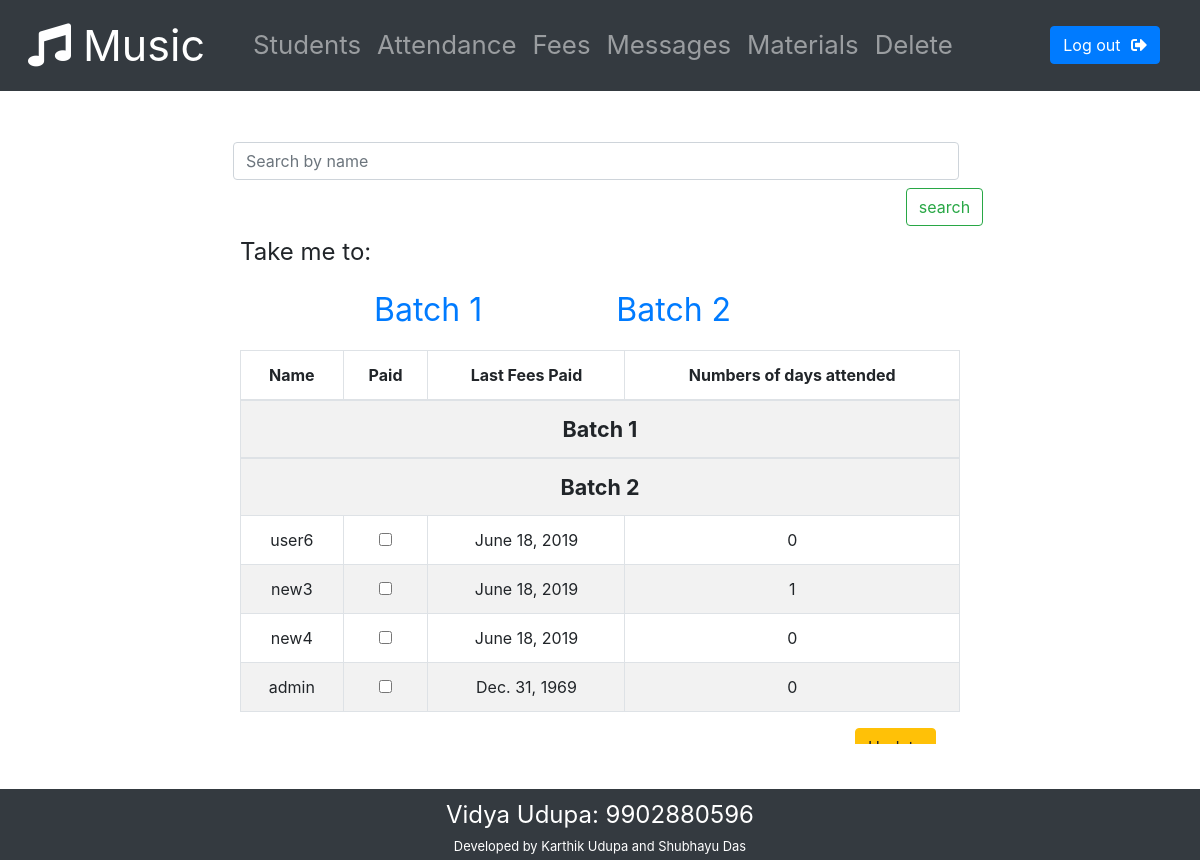
/admin-home/fees/ (signed in), run on an earlier commit of the app's database.
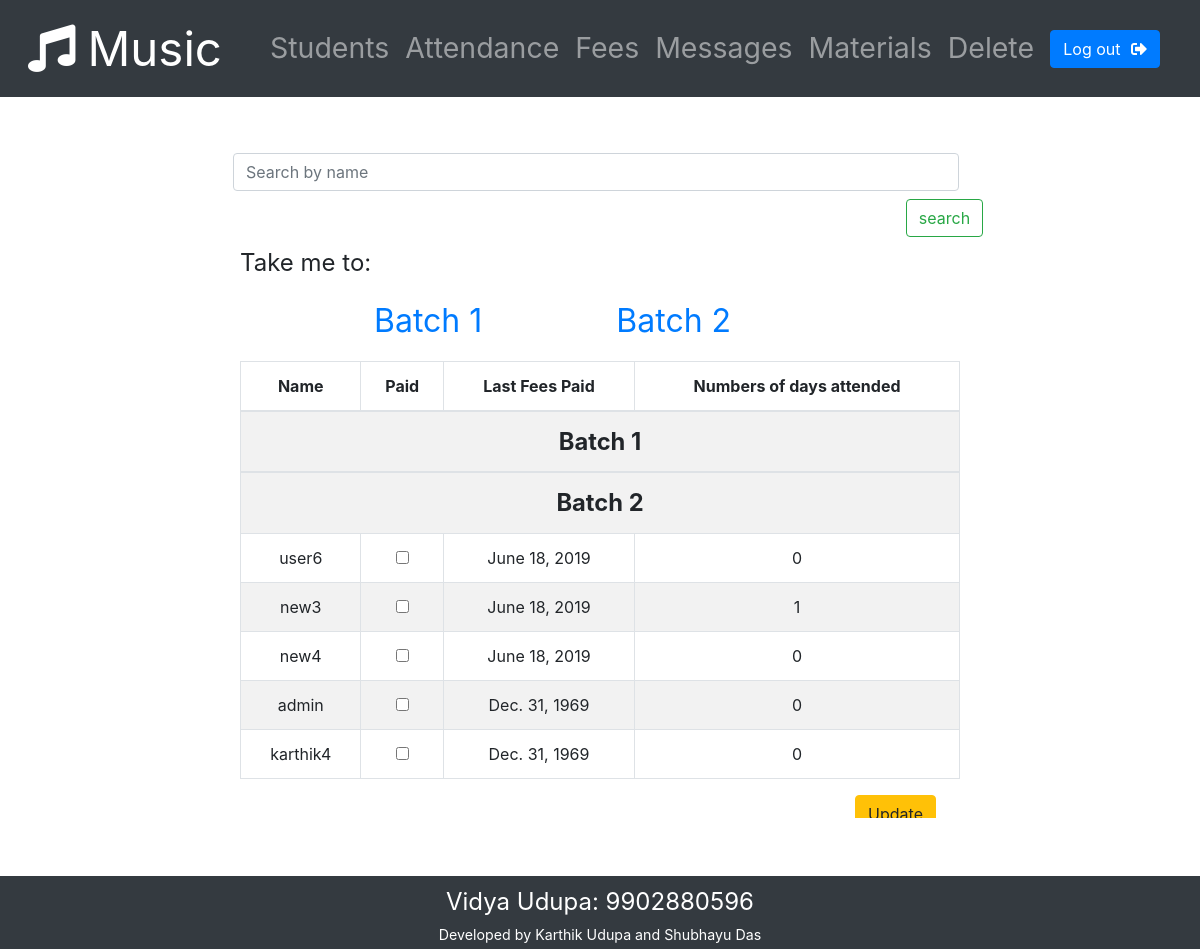
And on a later commit of the database.
### Registry/models.py (models this page shows)
class storeData(models.Model):
    id = models.AutoField(primary_key=True)
    username = models.CharField(max_length=100, default = "", verbose_name = "Student Name")
    phone_regex = RegexValidator(regex = r'^[0-9]{10}$', message = "Phone number must be of the form: 9876543210.")
    phone_number = models.CharField(validators = [phone_regex], max_length=11, verbose_name = "Phone Number")
    batch_number = models.IntegerField(default = 0, verbose_name = "Batch number")
    password = models.CharField(max_length = 30, verbose_name = "Password")
    no_of_class_attended = models.IntegerField(default = 0)
    last_class_attended = models.DateTimeField(auto_now_add = True)
    last_fees_paid = models.DateTimeField(default = datetime(1970, 1, 1, tzinfo=timezone('Asia/Kolkata')))
    validated = models.BooleanField(default = False)
    is_superuser = models.BooleanField(default = False)
    is_logged_in = models.BooleanField(default = False, verbose_name = "Logged in status")
    unseen_message_count = models.IntegerField(default = 0)
    unseen_file_count = models.IntegerField(default = 0)
    email_address = models.EmailField()

### Registry/views.py (the view)
# urls.py: path('admin-home/fees/', views.fees, name = 'fees'),
def fees(request):
    if checkStatus(request, sudo = True) == "superuser":
        args = {}
        if request.method == 'POST':
            if 'fees' in request.POST:
                present = []
                form = AttendanceForm(request.POST)
                if form.is_valid:
                    for user in storeData.objects.values():
                        if request.POST.get(str(user['id'])):
                            User = storeData.objects.get(id = str(user['id']))
                            User.last_fees_paid = getTime()
                            User.save()
                    return redirect('fees')
            if 'search' in request.POST:
                LIST_OF_CHOICES_1 = []
                LIST_OF_CHOICES_2 = []
                search = request.POST.get("search_field")
                similar_users = storeData.objects.filter(username__icontains=search)
                similar_users = similar_users.values()
                form = AttendanceForm()
                for user in similar_users:
                    if not user['is_superuser'] and user['validated']:
                        if user['batch_number'] == 1:
                            LIST_OF_CHOICES_1.append({'name': user['username'], 'id': user['id'], 'number': user['no_of_class_attended'], 'lastFeesPaid': user['last_fees_paid'].date()})
                        else:
                            LIST_OF_CHOICES_2.append({'name': user['username'], 'id': user['id'], 'number': user['no_of_class_attended'], 'lastFeesPaid': user['last_fees_paid'].date()})
                args = {'form': form ,'students': {"batch1": LIST_OF_CHOICES_1, "batch2": LIST_OF_CHOICES_2}}
                return render(request, 'Registry/fees.html', args)
        else:
            LIST_OF_CHOICES_1 = []
            LIST_OF_CHOICES_2 = []
            form = AttendanceForm()
            for user in storeData.objects.values():
                if not user['is_superuser'] and user['validated']:
                    if user['batch_number'] == 1:
                        LIST_OF_CHOICES_1.append({'name': user['username'], 'id': user['id'], 'number': user['no_of_class_attended'], 'lastFeesPaid': user['last_fees_paid'].date()})
                    else:
                        LIST_OF_CHOICES_2.append({'name': user['username'], 'id': user['id'], 'number': user['no_of_class_attended'], 'lastFeesPaid': user['last_fees_paid'].date()})
            args = {'form': form ,'students': {"batch1": LIST_OF_CHOICES_1, "batch2": LIST_OF_CHOICES_2}}
        return render(request, 'Registry/fees.html', args)
    else:
        errorMessage(request, 'notSignedIn')
        return redirect('home')

### Registry/forms.py
class AttendanceForm(forms.Form):
    choices = forms.MultipleChoiceField(widget=forms.CheckboxSelectMultiple, required = False)
    search_field = forms.CharField()

### Registry/views.py (called while the page is built)
def checkStatus(request, sudo = False):
    userId = request.session.get('user_info')
    try:
        user = storeData.objects.get(id = userId)
        if userId is not None and userId is not -1:
            if user.is_superuser:
                if sudo:
                    return "superuser"
                else:
                    return False
            else:
                return True
        else:
            return False
    except:
        return False

### Registry/templates/Registry/fees.html (shortened to what this page needs)
{% extends "Registry/adminBase.html" %}
{% load static %}
{% block style %}
    <link rel="stylesheet" href = {% static "css/fees.css" %}>
{% endblock %}
{% block body %}
<div id = "attendanceAll">
    <form method="POST">
        <div class="row p-2">
            <input class="form-control mr-sm-2 mb-md-2" type="search" placeholder="Search by name" aria-label="Search" name = "search_field">
            <input type="submit" name="search" value="search" class="btn btn-outline-success my-2 my-sm-0 offset-9 offset-md-11" id = "submit">
        </div>
        <p id="niceness">Take me to:</p>
        <ul id = "guides">
            <li>
                <a href="#batch1">Batch 1</a>
            </li>
            <li>
                <a href="#batch2">Batch 2</a>
            </li>
        </ul>
        <div class = "form-group" id = "formTable">
            <table class = 'table table-striped table-bordered'>
                <thead>
                    <th>Name</th>
                    <th>Paid</th>
                    <th>Last Fees Paid</th>
                    <th>Numbers of days attended</th>
                </thead>
                <div>
                    <tbody>
                        <tr>
                            <th colspan="4" id = "batch1">Batch 1</th>
                        </tr>
                    </tbody>
                </div>
                <div >
                    <tbody>
                        <tr>
                            <th colspan="4" id = "batch2">Batch 2</th>
                        </tr>
                        {% for student in students.batch2 %}
                        <tr>
                            <td>{{ student.name }}</td>
                            <th><input type="checkbox" name="{{student.id}}"></th>
                            <td>{{ student.lastFeesPaid }}</td>
                            <td>{{ student.number }}</td>
                        </tr>
                        {% endfor %}
                    </tbody>
                </div>
            </table>
            <input type="submit" name = "fees" id = "update-fees" value="Update" class="btn login-btn btn-warning float-right" id = "submit">
        </div>
    </form>
</div>{% endblock %}

What changed in the data, as far as the page shows it:
added storeData: name "karthik4"
Also different on the page:
new list line: "☐ Dec. 31, 1969 0"
